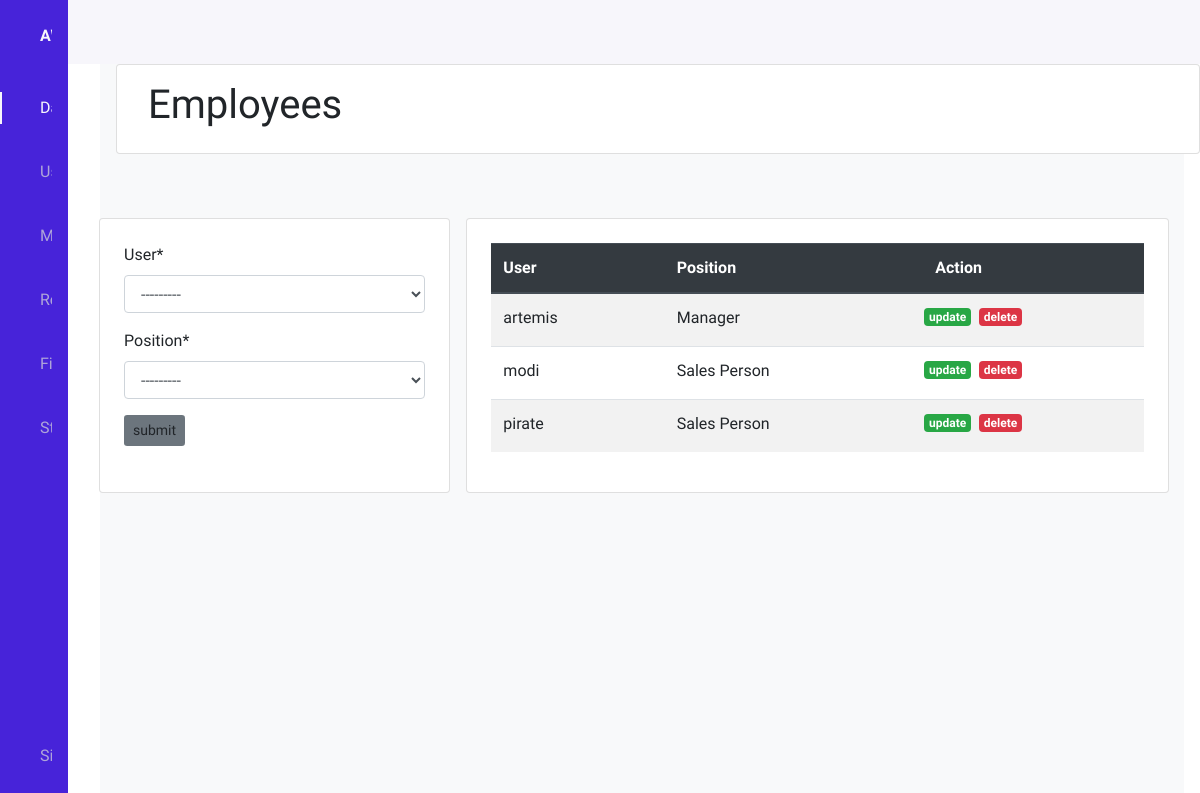
/employees/, run on the app's committed database.
### records/models.py (models this page shows, shortened)
class Position(models.Model):
    position = models.CharField(max_length=100, unique=True)
    description = models.TextField()
    def __str__(self):
        return self.position

class Employee(models.Model):
    user = models.OneToOneField(User, null=True, on_delete=models.CASCADE)
    position = models.ForeignKey(Position, on_delete=models.SET_NULL, null=True)

### records/views.py (the view)
# urls.py: path('employees/', views.add_emp, name='employees'),
def add_emp(request):
    form = EmployeeForm
    emps = Employee.objects.order_by('user')[:7]
    if request.method == 'POST':
        form = EmployeeForm(request.POST)
        if form.is_valid():
            form.save()
    context = {'form':form, 'emps':emps}
    return render(request, 'records/add_employee.html', context)

### records/templates/records/add_employee.html (shortened to what this page needs)
<!DOCTYPE html>
{% extends 'base.html' %}
{% load crispy_forms_tags %}
    {% block header %}
    <div class="col card m-3">
      <h1 class="p-3">Employees</h1>
    </div>
    {% endblock header %}
    {% block content %}
    <div class="container py-5">
      <div class="d-flex justify-content-center">
        <div class="col-md-4 card p-4">
          <form method="POST" action="">
            {% csrf_token %} {{form|crispy}}
            <button class="btn btn-sm bg-secondary" type="submit">
              submit
            </button>
          </form>
        </div>
        <div class="col-md-8 card p-4 mx-3">
          <table class="table table-striped">
            <thead class="thead-dark">
              <tr>
                <th scope="col">User</th>
                <th scope="col">Position</th>
                <th scope="col">Action</th>
              </tr>
            </thead>
            <tbody>
              {% for emp in emps %}
              <tr>
                <td>{{ emp.user }}</td>
                <td>{{ emp.position }}</td>
                <td>
                  <div class="row">
                    <h6>
                      <a href="" class="badge badge-success mx-1"
                        >update</a
                      >
                    </h6>
                    <h6>
                      <a href="" class="badge badge-danger mx-1"
                        >delete</a
                      >
                    </h6>
                  </div>
                </td>
              </tr>
              {% endfor %}
            </tbody>
          </table>
        </div>
      </div>
    </div>
    {% endblock content %}

### static/css/main.css (style rules this page uses)
:root { --header-height: 3rem; --nav-width: 68px; --first-color: #4723d9; --first-color-light: #afa5d9; --white-color: #f7f6fb; --body-font: "Nunito", sans-serif; --normal-font-size: 1rem; --z-fixed: 100; }
body { position: relative; margin: var(--header-height) 0 0 0; padding: 0 1rem; font-family: var(--body-font); font-size: var(--normal-font-size); transition: 0.5s; }
a { text-decoration: none; }
@media screen and (min-width: 768px) { body { margin: calc(var(--header-height) + 1rem) 0 0 0; padding-left: calc(var(--nav-width) + 2rem); } }

### data on the page
Position: position "---------"
Employee: user "artemis", position "Manager"
Employee: user "modi", position "Sales Person"
Employee: user "pirate", position "Sales Person"
